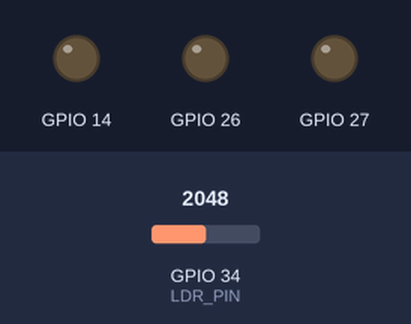
Simulated run of this sketch. Board: ESP32. Parts: output pins drawn as LEDs (lit = HIGH). Inputs (shaded band) come from the test bench; at power-on: GPIO 34 (LDR_PIN) = 2048. WiFi joins after 1.5 s; servers stay silent unless stated; random numbers use the default seed unless the sketch sets one; no MQTT or app messages arrive unless stated; what the sketch prints to the serial monitor is not drawn.

Above: at 0.1 s.
At 10.9 s:
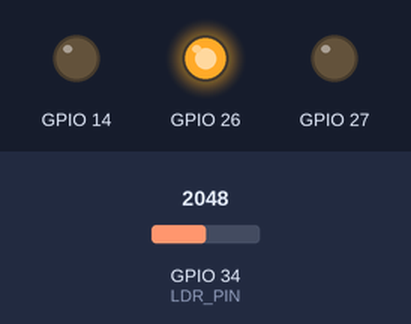
11.0 s: GPIO 34 (LDR_PIN) set to 1929
At 14.3 s:
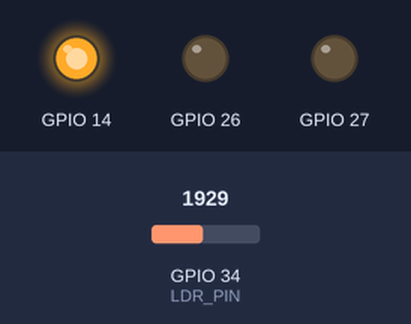
Timing chart, 0 to 25.6 s (numbered marks = the images above; inputs shaded):
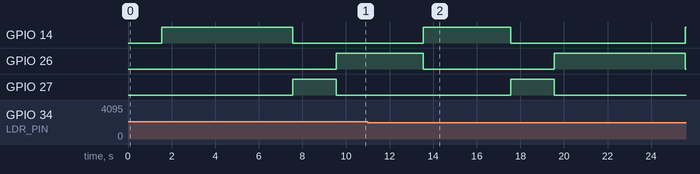

The sketch:

semaforo_1.ino
```cpp
#include <WiFi.h>
#include <PubSubClient.h>   // Biblioteca MQTT
// ------------------------------
// DEFINIÇÕES DE PINOS
// ------------------------------
#define LDR_PIN 34
#define RED 14
#define YELLOW 27
#define GREEN 26
// ------------------------------
// CLASSE TRAFFICLIGHT
// ------------------------------
class TrafficLight {
private:
    int pinRed, pinYellow, pinGreen;
    int tRedDay = 6, tYellow = 2, tGreenDay = 4;
    int tRedNight = 4, tGreenNight = 6;
public:
    TrafficLight(int r, int y, int g) {
        pinRed = r;
        pinYellow = y;
        pinGreen = g;
        pinMode(pinRed, OUTPUT);
        pinMode(pinYellow, OUTPUT);
        pinMode(pinGreen, OUTPUT);
    }
    void setLights(bool r, bool y, bool g) {
        digitalWrite(pinRed,   r);
        digitalWrite(pinYellow,y);
        digitalWrite(pinGreen, g);
    }
    void runCycle(String mode) {
        int tR = (mode == "DAY") ? tRedDay   : tRedNight;
        int tG = (mode == "DAY") ? tGreenDay : tGreenNight;
        setLights(1,0,0); delay(tR * 1000);
        setLights(0,1,0); delay(tYellow * 1000);
        setLights(0,0,1); delay(tG * 1000);
    }
};
// ------------------------------
// CLASSE LDR
// ------------------------------
class LightSensor {
private:
    int pin, threshold;
public:
    LightSensor(int p, int th = 2000) {
        pin = p;
        threshold = th;
    }
    String getMode() {
        int v = analogRead(pin);
        Serial.println(v);
        return (v < threshold) ? "NIGHT" : "DAY";
    }
};
// ==================================================================
// AGORA VEM A PARTE REFEITA → COMUNICAÇÃO MQTT (broker público)
// ==================================================================
// WiFi
const char *ssid = "Inteli.Iot";
const char *password = "%(Yk(sxGMtvFEs.3";
// Broker MQTT público (SEM senha)
const char* mqtt_server = "broker.hivemq.com";
const int   mqtt_port   = 1883;
// Criando cliente WiFi e cliente MQTT
WiFiClient espClient;
PubSubClient client(espClient);
// ------------------------------
// Função para reconectar ao MQTT
// ------------------------------
void reconnectMQTT() {
    while (!client.connected()) {
        Serial.print("Conectando ao MQTT... ");
        // Criar ID único
        String clientId = "ESP32-Semaforo-" + String(random(0xffff), HEX);
        if (client.connect(clientId.c_str())) {
            Serial.println("Conectado!");
        } else {
            Serial.print("Falhou. Erro: ");
            Serial.println(client.state());
            delay(2000);
        }
    }
}
// ------------------------------
// INSTÂNCIAS DOS OBJETOS
// ------------------------------
TrafficLight semaforo(RED, YELLOW, GREEN);
LightSensor ldr(LDR_PIN);
// ------------------------------
// SETUP
// ------------------------------
void setup() {
    Serial.begin(115200);
    // ---- Conectar ao WiFi ----
    WiFi.begin(ssid, password);
    Serial.print("Conectando ao WiFi...");
    while (WiFi.status() != WL_CONNECTED) {
        delay(300);
        Serial.print(".");
    }
    Serial.println(" Conectado!");
    // ---- Configurar MQTT ----
    client.setServer(mqtt_server, mqtt_port);
}
// ------------------------------
// LOOP
// ------------------------------
void loop() {
    // Reconnect MQTT se cair
    if (!client.connected()) {
        reconnectMQTT();
    }
    client.loop();
    // Lê o modo (DAY/NIGHT)
    String mode = ldr.getMode();
    int ldrValue = analogRead(LDR_PIN);
    client.publish("semaforo/ldr", String(ldrValue).c_str());
    // Envia para o broker público
    client.publish("semaforo/mode", mode.c_str());
    // Aplica o ciclo do semáforo
    semaforo.runCycle(mode);
}
```

Measured:
- the behaviour switches between 2000 and 1999 on GPIO 34 (LDR_PIN) (found by bisection; images 1 and 2)
